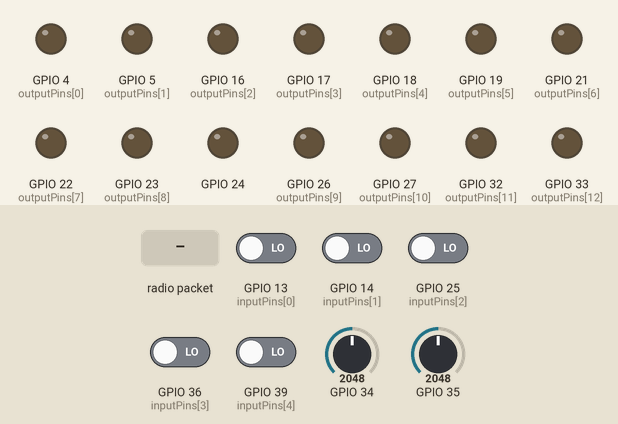
Bench run of a sketch on a simulated ESP32. Shown: output pins drawn as LEDs (lit = HIGH). The inputs (shaded band) are chosen by the test bench; at power-on: GPIO 13 (inputPins[0]), GPIO 14 (inputPins[1]), GPIO 25 (inputPins[2]), GPIO 36 (inputPins[3]), GPIO 39 (inputPins[4]) LOW, GPIO 34 = 2048, GPIO 35 = 2048. Random numbers use the default seed unless the sketch sets one.

Above: at 1.2 s.
1.3 s: radio packet "1" arrives
At 1.9 s:
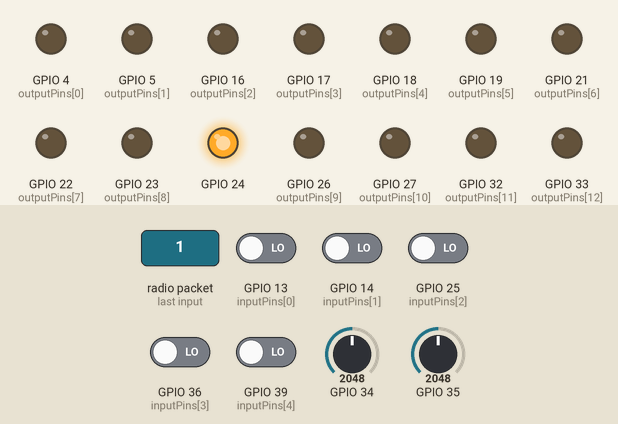
2.8 s: radio packet "0" arrives
At 4.3 s:
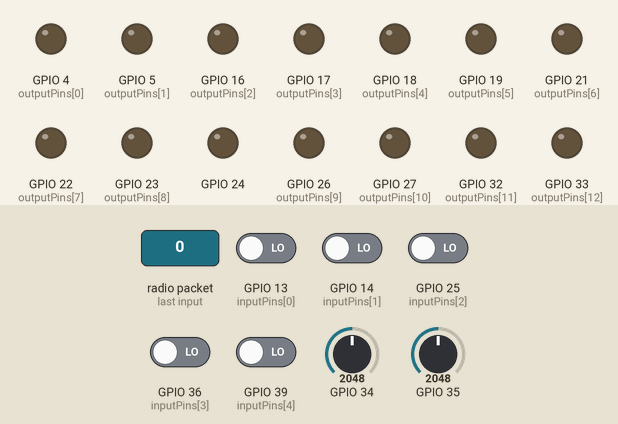
Timing chart, 0 to 5.8 s (numbered marks = the images above; inputs shaded):
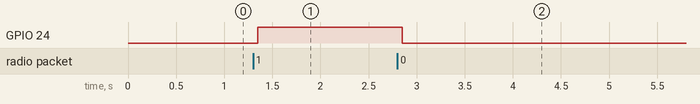

Measured:
- after the input at 1.3 s, GPIO 24: LOW → HIGH after 0.05 s
- after the input at 2.8 s, GPIO 24: HIGH → LOW after 0.05 s

The sketch:

ESP32PLCHub.ino
```cpp
#include <esp_now.h>
#include <WiFi.h>
#include "esp_log.h"


#define MAX_PACKET_SIZE 250
#define MAX_PAYLOAD_SIZE 237 //250 - 13  {header (6 MAC Address + 2 Packet ID + 1 Total Packets + 1 sequence + 1 payload length =11) + footer = Checksum 2 bytes)}
#define MAC_ADDR_SIZE 6
#define ADC_CHANNELS 2
#define SAMPLES_PER_SECOND 500
#define BUFFER_SIZE 50 // Circular buffer size per channel 50 samples of 2 bytes each = 100 bytes per channel = 200 bytes for 2 channels
#define MAX_RETRIES 1
#define MAX_SEND_QUEUE_SIZE 20
#define MAX_RECV_QUEUE_SIZE 20
#define MAX_SENTPACKETS_QUEUE_SIZE 24
#define APPLICATION_LAYER_ACK_TIMEOUT 2000


static const char *TAG = "APP";

#define TOTAL_O_PINS 13  // Number of output pins
#define TOTAL_I_PINS 5  // Number of input pins

// Define the GPIO pins you want to control
int outputPins[TOTAL_O_PINS] = {4, 5, 16, 17, 18, 19, 21, 22, 23, 26,27, 32, 33 };
int inputPins[TOTAL_I_PINS] = {13,14,25,36,39};


//uint8_t piMacAddr[] = {0x84, 0xCC, 0xA8, 0xA9, 0xE1, 0xE8}; // Replace with receiver's MAC [b8:27:eb:f9:9f:40 for pi Zero W DUT]

uint8_t piMacAddr[] = {0xB8, 0x27, 0xEB, 0xF9, 0x9F, 0x40}; // Replace with receiver's MAC [b8:27:eb:f9:9f:40 for pi Zero W DUT]

//uint8_t piMacAddr[] = {0xFF, 0xFF, 0xFF, 0xFF, 0xFF, 0xFF}; // Better to send it to broadcast - that way - this sketch becomes independent of the receiver.
int16_t circularBuffer[ADC_CHANNELS][BUFFER_SIZE];

volatile size_t bufferIndex = 0; // Circular buffer index
unsigned long lastSendTime = 0;
const unsigned long sendInterval = 2000;
bool macLayerAckReceived = false;
bool onDataSentReturned = false;
uint8_t packetBuffer[MAX_PACKET_SIZE];

int16_t testBuffer[ADC_CHANNELS][BUFFER_SIZE] = {
    { // Buffer 0
        2047, 2670, 3250, 3754, 4157, 4435, 4571, 4559, 4398, 4099, 3674, 3137, 2507, 1807, 1057, 286,
        0, 267, 1040, 1812, 2502, 3132, 3668, 4094, 4395, 4558, 4570, 4433, 4155, 3751, 3246, 2666,
        2043, 1419, 837, 327, 0, 261, 1035, 1807, 2497, 3128, 3664, 4090, 4391, 4555, 4567, 4430,
        4153, 3749
    },
    { // Buffer 1
        2893, 3423, 3876, 4230, 4452, 4526, 4442, 4212, 3845, 3359, 2775, 2118, 1414, 688, 69, 0,
        264, 1039, 1806, 2491, 3126, 3660, 4089, 4390, 4553, 4567, 4431, 4153, 3751, 3249, 2668,
        2046, 1423, 839, 328, 0, 260, 1035, 1807, 2497, 3128, 3664, 4090, 4391, 4555, 4567, 4430,
        4153, 3749
    }
};


// Define a receive queue handle
QueueHandle_t recvQueue;

// Define a structure for received data
struct ReceivedPacket {

    uint8_t data[250];
    int length;

};


// Calculate checksum
uint16_t calculateChecksum(uint8_t *data, size_t length) {
    uint16_t checksum = 0;
    for (size_t i = 0; i < length; i++) {
        checksum += data[i];
    }
    return checksum;
}


// Task to sample ADC channels at 1000 Hz for 100 ms
void sampleADC(void *param) {
    const uint32_t samplingInterval = 1000; // 1000 Hz = 1 ms sampling interval
    uint32_t lastSampleTime = micros();
    uint32_t endTime = micros() + 50000; // Sample for 50 ms

    while (micros() < endTime) {
        uint32_t currentTime = micros();

        // Check if it's time to sample
        if (currentTime - lastSampleTime >= samplingInterval) {
            lastSampleTime += samplingInterval; // Update the last sample time

            // Read ADC channels and store in circular buffer
            circularBuffer[0][bufferIndex] = analogRead(34); // Channel 0 (ADC)
            circularBuffer[1][bufferIndex] = analogRead(35); // Channel 1 (ADC)

            // Update circular buffer index
            bufferIndex = (bufferIndex + 1) % BUFFER_SIZE;
        }

        // Yield to allow other tasks to run
        vTaskDelay(1 / portTICK_PERIOD_MS); // Yield 1 ms to FreeRTOS scheduler
    }

 // Delete the task if it's no longer needed (or loop if you need it to repeat)
    vTaskDelete(NULL);  // Deletes this task and prevents it from returning
}


void sendHeartbeat() {
    xTaskCreate(sampleADC, "SampleADC", 2048, NULL, 1, NULL); // High-priority task on core 1

    uint8_t payload[MAX_PAYLOAD_SIZE]; // Allocate enough space for dataType and ADC channel data
    payload[0] = 0xFF;   // Set the dataType as the first byte

    // 50 samples of 2 bytes each per channel
    for (int ch = 0; ch < ADC_CHANNELS; ch++) {
        memcpy(&payload[1 + ch * BUFFER_SIZE * sizeof(uint16_t)], &circularBuffer[ch], BUFFER_SIZE * sizeof(uint16_t)); // Copy full 100 bytes
    }

    // **Read input pins and pack into 1 byte**
    uint8_t inputStatus = 0;
    for (int i = 0; i < TOTAL_I_PINS; i++) {
        if (digitalRead(inputPins[i])) {
            inputStatus |= (1 << i); // Set corresponding bit if HIGH
        }
    }

    // **Insert inputStatus before padding (after ADC data)**
    size_t adcDataSize = ADC_CHANNELS * BUFFER_SIZE * sizeof(uint16_t);
    payload[1 + adcDataSize] = inputStatus;


// **Read output pins 0 to 7 and pack into 1 byte**
uint8_t outputStatus = 0;
for (int i = 0; i < TOTAL_O_PINS && i < 8; i++) {
    if (digitalRead(outputPins[i])) {
        outputStatus |= (1 << i);
    }
}

// **Insert outputStatus after inputStatus**
payload[2 + adcDataSize] = outputStatus;

// **Read remaining output pins (pins 8–12) and pack into 3rd byte**
uint8_t outputStatus2 = 0;
for (int i = 8; i < TOTAL_O_PINS && i < 13; i++) {
    if (digitalRead(outputPins[i])) {
        outputStatus2 |= (1 << (i - 8));
    }
}

// **Insert second output status byte**
payload[3 + adcDataSize] = outputStatus2;

// **Update padding start offset**
memset(&payload[4 + adcDataSize], 0xAA,
       MAX_PAYLOAD_SIZE - (4 + adcDataSize));


    // **Create packet ID and send**
    uint16_t packetId = random(0, 65536); // Generate a random Packet ID

    if (sendData(payload, sizeof(payload), 1, 1, packetId)) {
        ESP_LOGD(TAG, "Packet sent successfully. Waiting for esp_send_now_callback function to return...");
    }
}


bool sendData( uint8_t *payload, size_t payloadLength, uint8_t totalPackets, uint8_t sequence, uint16_t packetId) {
    size_t headerSize = MAC_ADDR_SIZE + 5;  // Header size with packet ID
    size_t footerSize = 2;  // Footer size for checksum
    size_t packetLength = headerSize + payloadLength + footerSize;


    // Check packet size validity
    if (packetLength > MAX_PACKET_SIZE) return false;

    // Fill the header with MAC address
    uint8_t macAddr[MAC_ADDR_SIZE];
    WiFi.macAddress(macAddr);  // Fill the MAC address buffer
    memcpy(packetBuffer, macAddr, MAC_ADDR_SIZE);

    // Add packet ID (2 random bytes)
    packetBuffer[6] = packetId & 0xFF;     // Lower byte
    packetBuffer[7] = (packetId >> 8) & 0xFF;  // Upper byte

    // Add other information
    packetBuffer[8] = totalPackets;
    packetBuffer[9] = sequence;
    packetBuffer[10] = payloadLength;

    // Fill the payload
    memcpy(&packetBuffer[11], payload, payloadLength);

    // Calculate and append checksum
    uint16_t checksum = calculateChecksum(packetBuffer, headerSize + payloadLength);
    packetBuffer[headerSize + payloadLength] = checksum & 0xFF;        // Lower byte
    packetBuffer[headerSize + payloadLength + 1] = (checksum >> 8) & 0xFF;  // Upper byte

    // Reset ACK flags
    macLayerAckReceived = false;

    //printPacketHex(packetBuffer, packetLength);

    // Send the packet via ESP-NOW
    esp_err_t result = esp_now_send(piMacAddr, packetBuffer, packetLength);
    return result == ESP_OK;
}
void printPacketHex(const uint8_t *packet, size_t length) {
   ESP_LOGD(TAG,"Packet (Hex): ");
    for (size_t i = 0; i < length; i++) {
        if (i > 0) ESP_LOGD(TAG," ");
      ESP_LOGD(TAG,"%02X", packet[i]);
    }

}

// Prepare ESP-NOW communication
void prepareESPNOW() {


    if (esp_now_init() != ESP_OK) {
         ESP_LOGD(TAG,"ESP-NOW Initialization Failed!");
        return;
    }

    esp_now_register_send_cb(onDataSent);
    esp_now_register_recv_cb(onDataReceived);

    esp_now_peer_info_t peerInfo;
    memcpy(peerInfo.peer_addr, piMacAddr, MAC_ADDR_SIZE);
    peerInfo.channel = 1;
    peerInfo.encrypt = false;

    if (esp_now_add_peer(&peerInfo) != ESP_OK) {
         ESP_LOGD(TAG,"Failed to add peer!");
        return;
    }


}

// ESP-NOW callbacks
void onDataSent(const uint8_t *mac_addr, esp_now_send_status_t status) {
    if (status == ESP_NOW_SEND_SUCCESS) {
      macLayerAckReceived=true;
         ESP_LOGI(TAG,"MAC Layer ACK recieved");
    } else {
        ESP_LOGI(TAG,"no MAC Layer ACK");
        macLayerAckReceived=false;
    }

}

void onDataReceived(const uint8_t *mac, const uint8_t *incomingData, int len) {
    ReceivedPacket packet;

    memcpy(packet.data, incomingData, len); // Copy the incoming data
    packet.length = len;

    // Post the packet to the queue
    if (xQueueSend(recvQueue, &packet, 0) != pdPASS) {
       ESP_LOGE(TAG,"Queue full! Dropping packet.");
    }
}

//void onDataReceived(const uint8_t *mac, const uint8_t *incomingData, int len) {
//
//uint8_t command = incomingData[0];
//            // Process based on command type
//            switch (command) {
//                case 0x40: // Reset
//                   ESP_LOGD(TAG,"Command: Reset");
//                    ESP.restart();
//                    break;
//
//                case 0x42: // LED_ON
//                    ESP_LOGD(TAG,"Command: LED_ON");
//                    digitalWrite(ONBOARD_LED, HIGH);
//                    break;
//
//                case 0x43: // LED_OFF
//                    ESP_LOGD(TAG,"Command: LED_OFF");
//                    digitalWrite(ONBOARD_LED, LOW);
//                    break;
//
//                case 0x41: // ACK
//
//                       ESP_LOGD(TAG,"ACK Application Layer Recvd.");
//
//
//                    break;
//
//                default:
//                    ESP_LOGD(TAG,"Unknown command received.");
//                    break;
//            }
//
//}

void switch_to_wifi()
{};
 void future_reserved()
{};
void processReceivedDataTask(void *param) {
    ReceivedPacket packet;

    while (true) {
        if (xQueueReceive(recvQueue, &packet, portMAX_DELAY) == pdPASS) {
            if (packet.length < 1) {
                ESP_LOGD(TAG, "Invalid packet length.");
                continue;
            }

            uint8_t command = packet.data[0];  // Extract command byte
            ESP_LOGD(TAG, "Processing command: 0x%X", command);

            // **Command Byte Handling (Preserved)**
            if (command >= 0xA0) {  // Reserved commands
                switch (command) {
                    case 0xAA:
                        ESP_LOGD(TAG, "Command received: Switch to WiFi mode");
                        switch_to_wifi();
                        continue;
                    case 0xBB:
                    case 0xCC:
                   case 0xDD:
{
    ESP_LOGD(TAG, "GPIO SYNC command received");

    if (packet.length < 3) {
        ESP_LOGD(TAG, "GPIO SYNC packet too short");
        continue;
    }

    uint8_t out1 = packet.data[1];  // Outputs 0–7
    uint8_t out2 = packet.data[2];  // Outputs 8–12

    for (int i = 0; i < TOTAL_O_PINS; i++) {
        uint8_t desiredState;

        if (i < 8) {
            desiredState = (out1 >> i) & 0x01;
        } else {
            desiredState = (out2 >> (i - 8)) & 0x01;
        }

        int gpio = outputPins[i];

        pinMode(gpio, OUTPUT);
        digitalWrite(gpio, desiredState);
    }

    ESP_LOGD(TAG, "GPIO SYNC applied");
    continue;
}
                    case 0xEE:
                        ESP_LOGD(TAG, "Restart command received. Restarting ESP...");
                        ESP.restart();
                        continue;
                }
            }

            // **GPIO Control Logic**
            uint8_t gpioPin = command >> 1;  // Extract GPIO number (6 bits)
            uint8_t pinState = command & 1;  // Extract state (1 bit)

            if (gpioPin <= 39) {  // Ensure valid ESP32 GPIO
                ESP_LOGD(TAG, "Setting GPIO %d to %s", gpioPin, (pinState ? "HIGH" : "LOW"));
                pinMode(gpioPin, OUTPUT);
                digitalWrite(gpioPin, pinState);
            } else {
                ESP_LOGD(TAG, "Invalid GPIO pin: %d", gpioPin);
            }
        }
    }
}


void setup() {

    WiFi.mode(WIFI_STA);
    prepareESPNOW();


   // Set all defined pins as OUTPUT and initialize them to LOW
    for (int i = 0; i < TOTAL_O_PINS; i++) {
        pinMode(outputPins[i], OUTPUT);
        digitalWrite(outputPins[i], LOW);
    }


   // Set all defined pins as INPUT
    for (int i = 0; i < TOTAL_I_PINS; i++) {
        pinMode(inputPins[i], INPUT);

    }


    // Create packet recv queue
 recvQueue = xQueueCreate(MAX_RECV_QUEUE_SIZE, sizeof(ReceivedPacket));

    // Create a task to process the queue
  xTaskCreate(processReceivedDataTask, "ProcessReceivedData", 4096, NULL, 1, NULL);


}


  void loop() {
    if (millis() - lastSendTime >= sendInterval) {
        sendHeartbeat();
        //sendADCData(1);
        lastSendTime = millis();
    }
}
```
